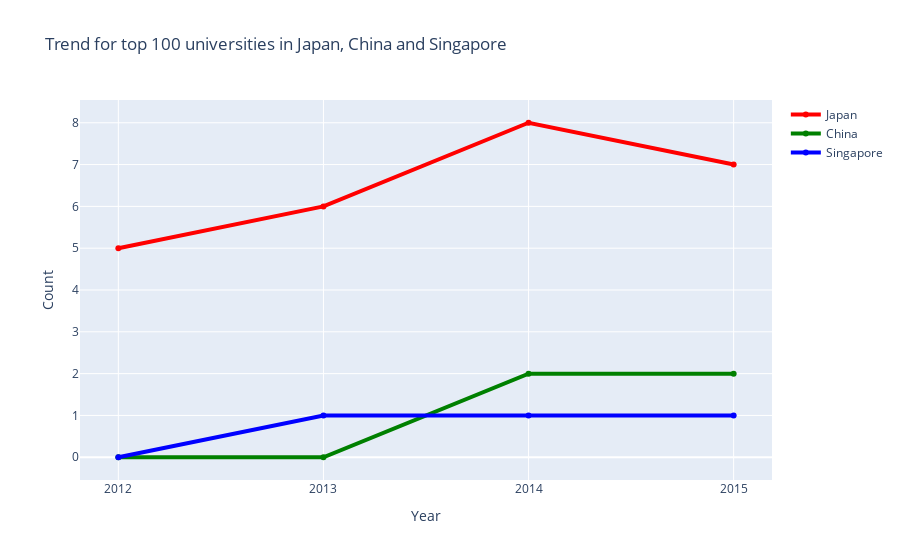

Notebook code for this chart:
### Code cell
trace0 = go.Scatter(
    
    x = JCS.loc[JCS.country=='Japan']['year'],
    y = JCS.loc[JCS.country=='Japan']['count_top100'],
    hovertext=[str(list(df.loc[(df.country=="Japan")&(df['world_rank']<101)&(df.year==2012)]['institution'])), 
               str(list(df.loc[(df.country=="Japan")&(df['world_rank']<101)&(df.year==2013)]['institution'])), 
               str(list(df.loc[(df.country=="Japan")&(df['world_rank']<101)&(df.year==2014)]['institution'])), 
               str(list(df.loc[(df.country=="Japan")&(df['world_rank']<101)&(df.year==2015)]['institution']))],
    hoverinfo="text",
    name = 'Japan',
    
    line = dict(color = ('red'), 
                width = 4)
)
trace1 = go.Scatter(
    
    x = JCS.loc[JCS.country=='China']['year'],
    y = JCS.loc[JCS.country=='China']['count_top100'],
    hovertext=["", "", 
               str(list(df.loc[(df.country=="China")&(df['world_rank']<101)&(df.year==2014)]['institution'])), 
               str(list(df.loc[(df.country=="China")&(df['world_rank']<101)&(df.year==2015)]['institution']))],
    hoverinfo="text",
    name = 'China',
    
    line = dict(color = ('green'),
                width = 4)
)
trace2 = go.Scatter(
    
    x = JCS.loc[JCS.country=='Singapore']['year'],
    y = JCS.loc[JCS.country=='Singapore']['count_top100'],
    hovertext=["", 
               str(list(df.loc[(df.country=="Singapore")&(df['world_rank']<101)&(df.year==2013)]['institution'])),
               str(list(df.loc[(df.country=="Singapore")&(df['world_rank']<101)&(df.year==2014)]['institution'])),
               str(list(df.loc[(df.country=="Singapore")&(df['world_rank']<101)&(df.year==2015)]['institution']))],
    hoverinfo="text",
    name = 'Singapore',
    
    line = dict(color = ('blue'),
                width = 4)
)
data = [trace0, trace1, trace2]

layout = dict(title = 'Trend for top 100 universities in Japan, China and Singapore',
              xaxis = dict(title = 'Year',tickmode = 'linear',tick0 = 2012, dtick = 1),
              yaxis = dict(title = 'Count'),
              )
fig = dict(data=data, layout=layout)

offline.iplot(fig)

### Figure 1 — Plotly figure (JSON) as saved in the notebook; plotly's stock layout.template omitted (floating-point values rounded to 4 significant figures)
{"data": [{"hoverinfo": "text", "hovertext": ["['University of Tokyo', 'Kyoto University', 'Osaka University', 'Nagoya University', 'Tohoku University']", "['University of Tokyo', 'Kyoto University', 'Osaka University', 'Keio University', 'Nagoya University', 'Tohoku University']", "['University of Tokyo', 'Kyoto University', 'Keio University', 'Waseda University', 'Osaka University', 'Tohoku University', 'Kyushu University', 'Tokyo Institute of Technology']", "['University of Tokyo', 'Kyoto University', 'Keio University', 'Waseda University', 'Osaka University', 'Tohoku University', 'Kyushu University']"], "line": {"color": "red", "width": 4}, "name": "Japan", "type": "scatter", "x": [2012, 2013, 2014, 2015], "y": [5, 6, 8, 7]}, {"hoverinfo": "text", "hovertext": ["", "", "['Peking University', 'Tsinghua University']", "['Peking University', 'Tsinghua University']"], "line": {"color": "green", "width": 4}, "name": "China", "type": "scatter", "x": [2012, 2013, 2014, 2015], "y": [0, 0, 2, 2]}, {"hoverinfo": "text", "hovertext": ["", "['National University of Singapore']", "['National University of Singapore']", "['National University of Singapore']"], "line": {"color": "blue", "width": 4}, "name": "Singapore", "type": "scatter", "x": [2012, 2013, 2014, 2015], "y": [0, 1, 1, 1]}], "layout": {"title": {"text": "Trend for top 100 universities in Japan, China and Singapore"}, "xaxis": {"dtick": 1, "tick0": 2012, "tickmode": "linear", "title": {"text": "Year"}}, "yaxis": {"title": {"text": "Count"}}}}
